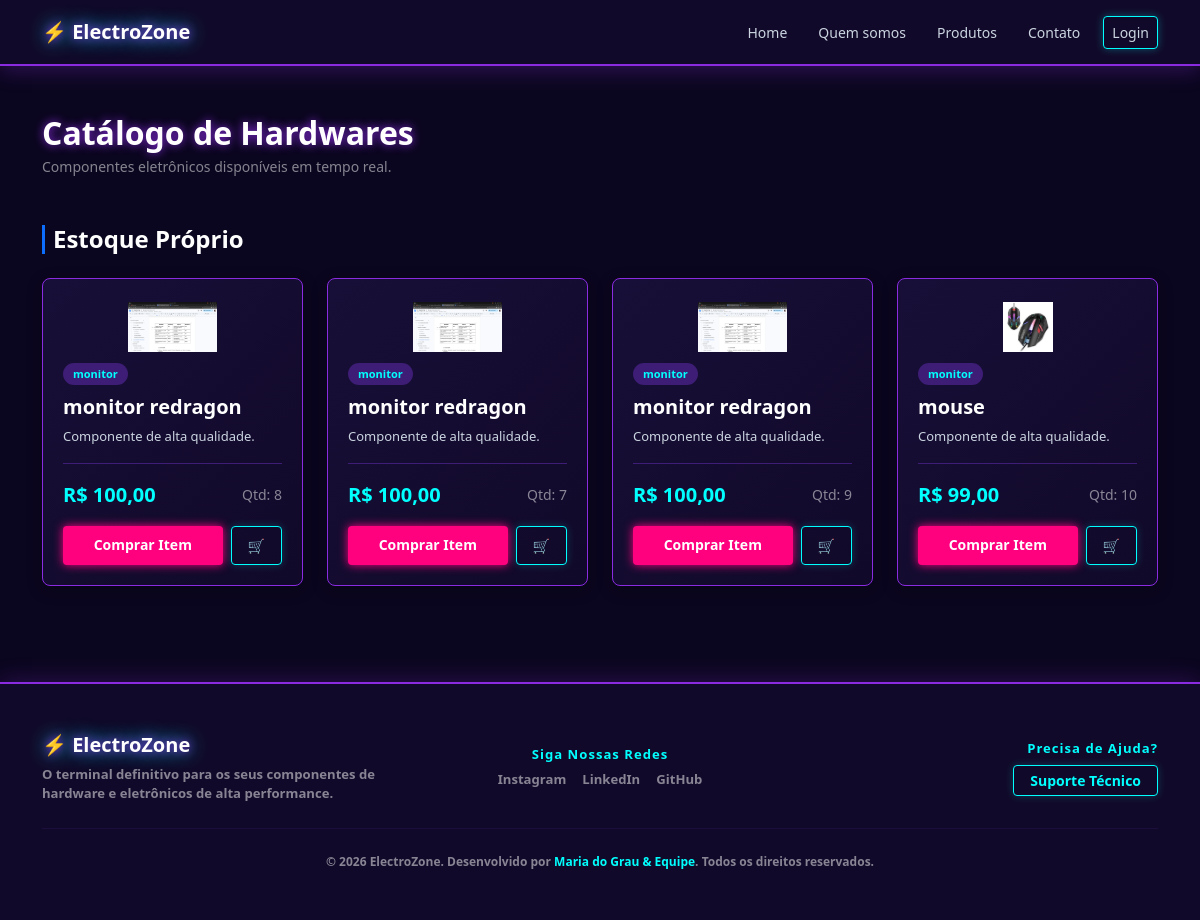
Page /produto/ on the committed database.
### app/models.py (models this page shows, shortened)
class Produto(models.Model):
    nome = models.CharField(max_length=150)
    preco = models.DecimalField(max_digits=10, decimal_places=2)
    estoque = models.IntegerField(default=10)
    imagem = models.ImageField(upload_to="produtos/", null=True, blank=True)
    categoria = models.ForeignKey(Categoria, on_delete=models.CASCADE)

class Categoria(models.Model):
    nome = models.CharField(max_length=100)

### app/views.py (the view)
# urls.py: path('produto/', views.listarProduto, name='produto'),
def listarProduto(request):
    _produtos = Produto.objects.all()
    return render(request, 'produto.html', {
        'produtos': _produtos,
        'produtos_api': PRODUTOS_ELETRONICOS_API,
    })

### app/templates/produto.html (shortened to what this page needs)
{% extends 'template.html' %}
{% block conteudo %}
<div class="container py-5">
    <div class="d-flex justify-content-between align-items-center mb-5">
        <div>
            <h2 class="fw-bold text-white mb-1" style="text-shadow: 0 0 10px #8a2be2;">Catálogo de Hardwares</h2>
            <p class="text-white-50 small mb-0">Componentes eletrônicos disponíveis em tempo real.</p>
        </div>
    </div>
    <h4 class="text-white mb-4 fw-bold border-start border-primary border-3 ps-2">Estoque Próprio</h4>
    <div class="row row-cols-1 row-cols-md-4 g-4 mb-5">
        {% for prod in produtos %}
        <div class="col">
            <div class="hardware-card">
                <div>
                    <div class="text-center fs-2 mb-2">
                        {% if prod.imagem %}
                            <img src="{{ prod.imagem.url }}" alt="{{ prod.nome }}" style="max-height: 50px; object-fit: contain;">
                        {% else %}
                            📦
                        {% endif %}
                    </div>
                    <span class="tech-tag">{{ prod.categoria.nome|default:"Geral" }}</span>
                    <h5 class="fw-bold text-white">{{ prod.nome }}</h5>
                    <p class="specs-text">{{ prod.descricao|default:"Componente de alta qualidade." }}</p>
                </div>
                <div class="pt-3 border-top" style="border-color: #3d1d75 !important;">
                    <div class="d-flex justify-content-between align-items-center mb-3">
                        <span class="fs-5 fw-bold" style="color: #00ffff;">R$ {{ prod.preco }}</span>
                        <span class="small text-white-50">Qtd: {{ prod.estoque }}</span>
                    </div>
                    {% if user.is_staff %}
                    <div class="d-flex gap-2">
                        <a href="{% url 'editproduto' prod.id %}" class="btn btn-sm w-50 fw-bold text-white text-center py-1.5" style="border: 1px solid #8a2be2; background: transparent; text-decoration: none;">Editar</a>
                        <a href="{% url 'delproduto' prod.id %}" class="btn btn-sm w-50 fw-bold text-white text-center py-1.5" style="background-color: #ff007f; border: none; box-shadow: 0 0 8px #ff007f; text-decoration: none;">Excluir</a>
                    </div>
                    {% else %}
                    <div class="d-flex gap-2">
                        <a href="{% url 'comprar_produto' prod.id 'local' %}" class="btn btn-sm w-100 fw-bold text-white text-center py-2" style="background-color: #ff007f; box-shadow: 0 0 10px #ff007f; border: none; text-decoration: none;">
                            Comprar Item
                        </a>
                        <a href="{% url 'adicionar_ao_carrinho' prod.id %}" class="btn btn-sm fw-bold text-info py-2 px-3" style="background: transparent; border: 1px solid #00ffff; box-shadow: 0 0 8px rgba(0, 255, 255, 0.2);" title="Adicionar ao Carrinho">
                            🛒
                        </a>
                    </div>
                    {% endif %}
                </div>
            </div>
        </div>
        {% empty %}
        <div class="col-12 mb-4">
            <p class="text-white-50 small bg-dark p-3 rounded border border-secondary">Nenhum componente local em estoque no momento.</p>
        </div>
        {% endfor %}
    </div>
</div>
{% endblock %}

### app/templates/template.html (shortened to what this page needs)
<!DOCTYPE html>
<html lang="pt-br">
<head>
    <link href="https://cdn.jsdelivr.net/npm/bootstrap@5.3.0/dist/css/bootstrap.min.css" rel="stylesheet">
</head>
<body>
    <nav class="navbar navbar-expand-lg navbar-custom">
        <div class="container">
            <a class="navbar-brand" href="{% url 'index' %}">⚡ ElectroZone</a>
            <div class="collapse navbar-collapse justify-content-end" id="navbarNav">
                <ul class="navbar-nav align-items-center">
                    <li class="nav-item"><a class="nav-link" href="{% url 'index' %}#home">Home</a></li>
                    <li class="nav-item"><a class="nav-link" href="{% url 'index' %}#quem-somos">Quem somos</a></li>
                    <li class="nav-item"><a class="nav-link" href="{% url 'index' %}#produtos">Produtos</a></li>
                    <li class="nav-item"><a class="nav-link" href="{% url 'index' %}#contato">Contato</a></li>
                    {% if user.is_authenticated %}
                        {% if user.is_staff %}
                            <li class="nav-item"><a class="nav-link fw-bold text-warning" href="{% url 'dashboard' %}">Dashboard</a></li>
                        {% else %}
                            <li class="nav-item"><a class="nav-link fw-bold text-info" href="{% url 'perfil' %}">Perfil</a></li>
                        {% endif %}
                        <li class="nav-item-separator mx-2 text-white-50">|</li>
                        <li class="nav-item small me-2" style="color: #00ffff;">Olá, {{ user.username }}</li>
                        <li class="nav-item">
                            <form method="post" action="{% url 'logout' %}" style="display: inline;">
                                {% csrf_token %}
                                <button type="submit" class="btn-logout-nav ms-2" style="cursor: pointer;">
                                    Logout
                                </button>
                            </form>
                        </li>
                    {% else %}
                        <li class="nav-item"><a class="nav-link btn-login-nav" href="{% url 'login' %}">Login</a></li>
                    {% endif %}
                </ul>
            </div>
        </div>
    </nav>
    <div class="main-wrapper flex-grow-1">
        {% block conteudo %}{% endblock %}
    </div>
   <footer class="footer-custom mt-auto">
    <div class="container py-4">
        <div class="row gy-4 align-items-center">
            <div class="col-md-4 text-center text-md-start">
                <h5 class="fw-bold mb-2" style="color: #ffffff; text-shadow: 0 0 10px #8a2be2, 0 0 20px #00ffff;">⚡ ElectroZone</h5>
                <p class="small text-white-50 m-0">O terminal definitivo para os seus componentes de hardware e eletrônicos de alta performance.</p>
            </div>
            <div class="col-md-4 text-center">
                <h6 class="fw-bold mb-2 small" style="color: #00ffff; letter-spacing: 1px;">Siga Nossas Redes</h6>
                <div class="d-flex justify-content-center gap-3">
                    <a href="#" class="text-white-50 text-decoration-none small hover-neon">Instagram</a>
                    <a href="#" class="text-white-50 text-decoration-none small hover-neon">LinkedIn</a>
                    <a href="#" class="text-white-50 text-decoration-none small hover-neon">GitHub</a>
                </div>
            </div>
            <div class="col-md-4 text-center text-md-end">
                <h6 class="fw-bold mb-2 small" style="color: #00ffff; letter-spacing: 1px;">Precisa de Ajuda?</h6>
                <a href="{% url 'index' %}#contato" class="btn btn-sm fw-bold px-3 py-1.5 transition-all" style="background-color: transparent; border: 1px solid #00ffff; color: #00ffff; box-shadow: 0 0 8px rgba(0,255,255,0.2);">
                    Suporte Técnico
                </a>
            </div>
        </div>
        <hr class="my-4" style="border-color: #3d1d75 !important;">
        <div class="row">
            <div class="col text-center">
                <p class="m-0 text-white-50" style="font-size: 12px;">
                    &copy; 2026 ElectroZone. Desenvolvido por <span style="color: #00ffff;">Maria do Grau & Equipe</span>. Todos os direitos reservados.
                </p>
            </div>
        </div>
    </div>
</footer>
</body>
</html>

### app/templates/template.html (style rules this page uses)
body { background-color: #0b061f; color: #ffffff; font-family: 'Segoe UI', Tahoma, Geneva, Verdana, sans-serif; display: flex; flex-direction: column; min-height: 100vh; margin: 0; }
.navbar-custom { background-color: #110929 !important; border-bottom: 2px solid #8a2be2; box-shadow: 0 4px 20px rgba(138, 43, 226, 0.3); padding: 12px 0; }
.navbar-custom .navbar-brand { color: #ffffff !important; font-weight: 700; font-size: 20px; text-shadow: 0 0 10px #8a2be2, 0 0 20px #00ffff; }
.navbar-custom .nav-link { color: #cbd5e1 !important; font-weight: 500; font-size: 14px; margin-left: 15px; transition: all 0.2s; }
.btn-login-nav { background-color: transparent !important; color: #00ffff !important; border: 1px solid #00ffff !important; box-shadow: 0 0 8px rgba(0, 255, 255, 0.3); font-weight: bold; padding: 5px 18px; border-radius: 4px; font-size: 14px; }
.footer-custom { background-color: #110929; color: #ffffff; border-top: 2px solid #8a2be2; box-shadow: 0 -4px 20px rgba(138, 43, 226, 0.2); text-align: center; padding: 25px 0; margin-top: auto; font-weight: 600; font-size: 15px; }

### app/templates/produto.html (style rules this page uses)
.hardware-card { background: linear-gradient(135deg, #180f38 0%, #110929 100%); border: 1px solid #8a2be2; border-radius: 8px; padding: 20px; box-shadow: 0 4px 15px rgba(0, 0, 0, 0.3); height: 100%; display: flex; flex-direction: column; justify-content: space-between; transition: transform 0.2s, border-color 0.2s; }
.tech-tag { background-color: #3d1d75; color: #00ffff; font-size: 11px; font-weight: bold; padding: 3px 10px; border-radius: 20px; display: inline-block; margin-bottom: 10px; }
.specs-text { font-size: 13px; color: #cbd5e1; margin-top: 8px; }

### rows in the picture
Produto: imagem (picture), categoria.nome "monitor", nome "monitor redragon", descricao "Componente de alta qualidade.", preco "100,00", estoque "8"
Produto: imagem (picture), categoria.nome "monitor", nome "monitor redragon", descricao "Componente de alta qualidade.", preco "100,00", estoque "7"
Produto: imagem (picture), categoria.nome "monitor", nome "monitor redragon", descricao "Componente de alta qualidade.", preco "100,00", estoque "9"
Produto: imagem (picture), categoria.nome "monitor", nome "mouse", descricao "Componente de alta qualidade.", preco "99,00", estoque "10"
